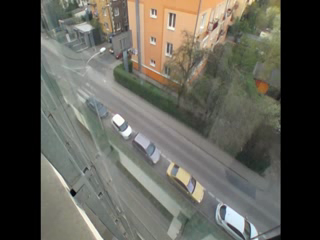
#> input picture frame 136 of 3.mp4, 320 x 240 px, given in place of 1.mp4, which was not available
$ python pedestrianDetector.py
#> lines starting #> are read from the running program, lines starting #| are printed output that depends on the picture; pictures that were not available may be replaced by others from this repository, and a replacement may not be noted
from imutils.video import VideoStream
import argparse
import datetime
import imutils
import time
import cv2
import numpy as np

from myblob import Point, Blob


def remove_noise(mask):
    nb_components, output, stats, centroids = cv2.connectedComponentsWithStats(mask, connectivity=8)
    sizes = stats[1:, -1]; nb_components = nb_components - 1
    min_size = 50
    img = np.zeros((output.shape), np.uint8)
    #for every component in the image, you keep it only if it's above min_size
    for i in range(0, nb_components):
        if sizes[i] >= min_size:
            img[output == i + 1] = 255
    return img

def dilate_image(img):
    kernel_ellipse= cv2.getStructuringElement(cv2.MORPH_ELLIPSE,(8,8))
    dilation = cv2.dilate(img,kernel_ellipse,iterations = 1)
    (ret, thresh3000) = cv2.threshold(dilation,127,255,0)
    return thresh3000

def params_for_blobs():
    params = cv2.SimpleBlobDetector_Params()
    # # Change thresholds
    params.minThreshold = 10
    params.maxThreshold = 255
    # # Filter by Area.
    params.filterByArea = True
    params.minArea = 54
    params.maxArea = 30000
    # # Filter by Circularity
    params.filterByCircularity = False
    params.minCircularity = 0.05
    # # Filter by Convexity
    params.filterByConvexity = True
    params.minConvexity = 0.10 #0.87
    params.maxConvexity = 1
    # # Filter by Inertia
    params.filterByInertia = False
    params.minInertiaRatio = 0.01
    # # Filter by Color
    params.filterByColor = 1
    params.blobColor = 255
    return params

def start_stream():
    #Webcam stream
    #cap = cv2.VideoCapture(0)
    #Prepered videos: 1, 2, 3.mp4
    cap = cv2.VideoCapture("1.mp4")
    time.sleep(0.5)
    subtractor = cv2.createBackgroundSubtractorMOG2(history=500, varThreshold=12, detectShadows=False)
    myBlobs = []
    points = []

    while True:
        #Read frame
        _ ,frame = cap.read()
#> frame is the input picture: shape (240, 320, 3); mean B, G, R 85.2, 93.5, 94.6
        mask = subtractor.apply(frame)
#> mask: shape (240, 320); every value is 255

        img3000 = remove_noise(mask)
#> in remove_noise, `nb_components, output, stats, centroids = cv2.connectedComponentsWithS..`: output: shape (240, 320) int32; every value is 1
#> in remove_noise, `nb_components, output, stats, centroids = cv2.connectedComponentsWithS..`: nb_components = 2; stats = [[-1, 2147483647, 0, 0, 0], [0, 0, 320, 240, 76800]]; centroids = [[nan, nan], [159.5, 119.5]]
#> in remove_noise, `sizes = stats[1:, -1]`: sizes = [76800]
#> in remove_noise, `nb_components = nb_components - 1`: nb_components = 1
        thresh3000 = dilate_image(img3000)

        params = params_for_blobs()
        detector = cv2.SimpleBlobDetector_create(params)
        keypoints = detector.detect(thresh3000)
#> keypoints = ()
        im_with_keypoints = cv2.drawKeypoints(thresh3000, keypoints, np.array([]), (0,0,255), cv2.DRAW_MATCHES_FLAGS_DRAW_RICH_KEYPOINTS)
#> im_with_keypoints: shape (240, 320, 3); every value is 255

        #remoove not founded blobs
        for blob in myBlobs:
            if not blob.founded:
                myBlobs.remove(blob)

        # # # BLOB ANALAJZER 9000 # # #
        print("nr of keys = ", len(keypoints))
#| nr of keys =  0
        print("nr of blobs = ", len(myBlobs))

        index = 0
        for k in keypoints:
            xK, yK = k.pt
            #print("Point x ",xK, " y ",yK)

            anyBlobFounded = False
            index = index + 1
            for blob in myBlobs:
                #debug lines and text
                cv2.line(frame,(int(blob.points[-1].x + blob.vectors[-1].x),int(blob.points[-1].y + blob.vectors[-1].y)),(int(blob.points[-1].x),int(blob.points[-1].y)),(0,255,255),2)
                cv2.line(im_with_keypoints,(int(blob.points[-1].x + blob.vectors[-1].x),int(blob.points[-1].y + blob.vectors[-1].y)),(int(blob.points[-1].x),int(blob.points[-1].y)),(0,255,255),2)

                points.append(Point(blob.points[-1].x, blob.points[-1].y))

                # cv2.putText(frame, str(int(blob.distance(blob.xHistory[-1], blob.yHistory[-1], xK, yK))), (int((blob.xHistory[-1]+xK)/2), int((blob.yHistory[-1]+yK)/2)), cv2.FONT_HERSHEY_SIMPLEX, 1, (255, 0, 0), 3)
                # cv2.putText(frame, str(index), (int(xK), int(yK)), cv2.FONT_HERSHEY_SIMPLEX, 1, (0, 0, 255), 3)

                blob.founded = False
                #print(xK, yK)
                if(blob.isNearToLast(Point(xK, yK))):
                    blob.newPosition(xK, yK)
                    anyBlobFounded = True
                    blob.founded = True

            if not anyBlobFounded:
                myBlobs.append(Blob(xK, yK))
#> this loop made 0 passes
#> after the loop, index = 0; myBlobs = []; points = []

        for point in points:
            cv2.circle(frame, (int(point.x), int(point.y)), 2, (255, 0, 0), -1)
            cv2.circle(im_with_keypoints, (int(point.x), int(point.y)), 2, (255, 0, 0), -1)

        # # # KONIEC OF BLOB ANALAJZER 9000 # # #

        #lines
        #cv2.line(frame,(130,50),(1200,550),(0,255,0),1)
        #cv2.line(frame,(130,380),(1200,1400),(0,255,0),1)

        # # # SHOW IMAGES # # #
        windowSizeH = 640
        windowSizeW = 400
        # [4 lines of commented-out code are left out]
        frame = cv2.resize(frame, (windowSizeH, windowSizeW))
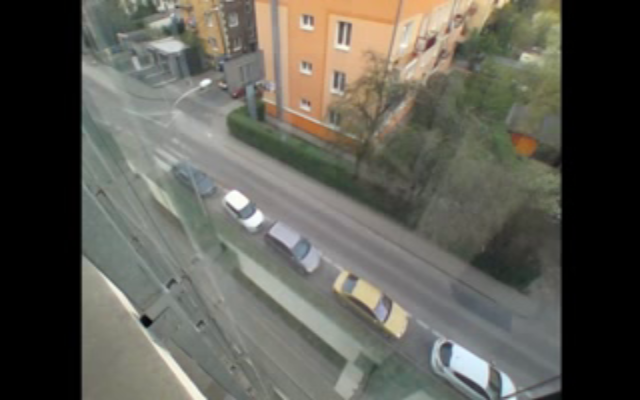
#> frame: shape (400, 640, 3); mean B, G, R 85.1, 93.4, 94.5
        cv2.imshow("Frame", frame)
        #mask = cv2.resize(mask, (windowSizeH, windowSizeW))
        #cv2.imshow("mask", mask)
        im_with_keypoints = cv2.resize(im_with_keypoints, (windowSizeH, windowSizeW))
#> im_with_keypoints: shape (400, 640, 3); every value is 255
        cv2.imshow("im_with_keypoints", im_with_keypoints)
        # # #  END OF SHOW IMAGES # # #

        if cv2.waitKey(33) == ord('a'):
#> (key Esc is pressed here)
            break

    cap.release()
    cv2.destroyAllWindows()

if __name__ == "__main__":
    start_stream()

$ run again, starting later in the video
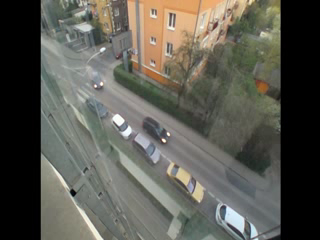
#> input picture frame 1092 of 3.mp4, 320 x 240 px, given in place of 1.mp4, which was not available
#> in start_stream, frame is the input picture: shape (240, 320, 3); mean B, G, R 82.2, 90.6, 91.6
#> mask: shape (240, 320); every value is 255
#> output: shape (240, 320) int32; every value is 1
#> in remove_noise, `nb_components, output, stats, centroids = cv2.connectedComponentsWithS..`: nb_components = 2; stats = [[-1, 2147483647, 0, 0, 0], [0, 0, 320, 240, 76800]]; centroids = [[nan, nan], [159.5, 119.5]]
#> sizes = [76800]
#> in remove_noise, `nb_components = nb_components - 1`: nb_components = 1
#> keypoints = ()
#| nr of keys =  0
#> after the loop in start_stream, `for k in keypoints:`: index = 0; myBlobs = []
#> in start_stream, `frame = cv2.resize(frame, (windowSizeH, windowSizeW))`:
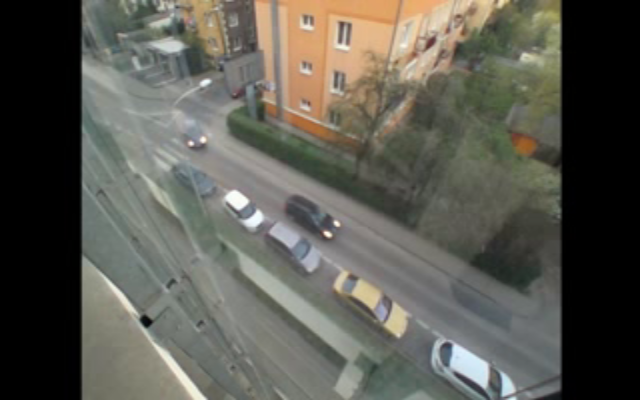
#> frame: shape (400, 640, 3); mean B, G, R 82.2, 90.5, 91.6
